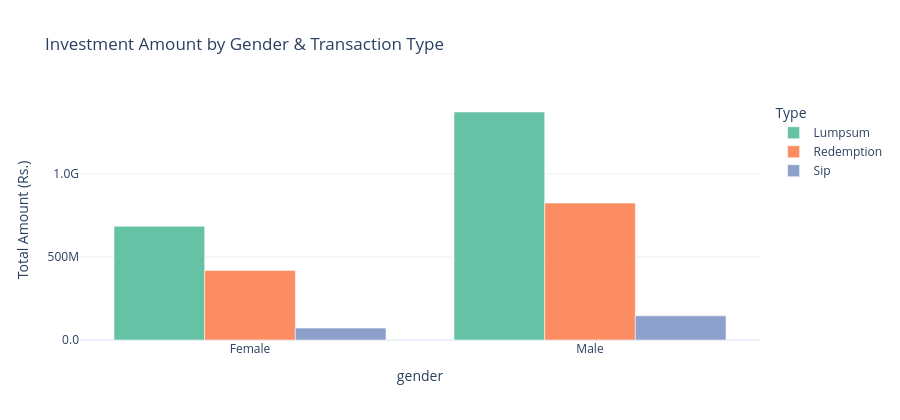

Notebook code for this chart:
### Markdown cell above
## Chart 12 — Transaction Type Split by Gender

### Code cell
gender_tx = tx.groupby(['gender','transaction_type'])['amount_inr'].sum().reset_index()
fig = px.bar(
    gender_tx, x='gender', y='amount_inr',
    color='transaction_type', barmode='group',
    labels={'amount_inr':'Total Amount (Rs.)', 'transaction_type':'Type'},
    title='Investment Amount by Gender & Transaction Type',
    template='plotly_white', height=420,
    color_discrete_sequence=px.colors.qualitative.Set2
)
fig.update_yaxes(tickformat='.2s')
fig.write_html(str(REPORTS / 'chart12_gender_tx.html'))
fig.show()
print('Chart 12 saved ✅')

### Figure 1 — Plotly figure (JSON) as saved in the notebook; plotly's stock layout.template omitted (floating-point values rounded to 4 significant figures)
{"data": [{"alignmentgroup": "True", "hovertemplate": "Type=Lumpsum<br>gender=%{x}<br>Total Amount (Rs.)=%{y}<extra></extra>", "legendgroup": "Lumpsum", "marker": {"color": "rgb(102,194,165)", "pattern": {"shape": ""}}, "name": "Lumpsum", "offsetgroup": "Lumpsum", "orientation": "v", "showlegend": true, "textposition": "auto", "type": "bar", "x": ["Female", "Male"], "xaxis": "x", "y": [685490391, 1374331057], "yaxis": "y"}, {"alignmentgroup": "True", "hovertemplate": "Type=Redemption<br>gender=%{x}<br>Total Amount (Rs.)=%{y}<extra></extra>", "legendgroup": "Redemption", "marker": {"color": "rgb(252,141,98)", "pattern": {"shape": ""}}, "name": "Redemption", "offsetgroup": "Redemption", "orientation": "v", "showlegend": true, "textposition": "auto", "type": "bar", "x": ["Female", "Male"], "xaxis": "x", "y": [419092508, 825432983], "yaxis": "y"}, {"alignmentgroup": "True", "hovertemplate": "Type=Sip<br>gender=%{x}<br>Total Amount (Rs.)=%{y}<extra></extra>", "legendgroup": "Sip", "marker": {"color": "rgb(141,160,203)", "pattern": {"shape": ""}}, "name": "Sip", "offsetgroup": "Sip", "orientation": "v", "showlegend": true, "textposition": "auto", "type": "bar", "x": ["Female", "Male"], "xaxis": "x", "y": [71763802, 145469689], "yaxis": "y"}], "layout": {"barmode": "group", "height": 420, "legend": {"title": {"text": "Type"}, "tracegroupgap": 0}, "title": {"text": "Investment Amount by Gender & Transaction Type"}, "xaxis": {"anchor": "y", "domain": [0, 1], "title": {"text": "gender"}}, "yaxis": {"anchor": "x", "domain": [0, 1], "tickformat": ".2s", "title": {"text": "Total Amount (Rs.)"}}}}
